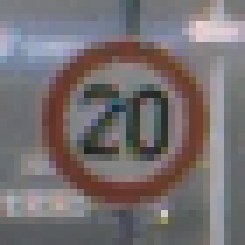
#> input picture NAVEGACION_AUTONOMA/Semana_7/dataset/Train/0/00000_00002_00011.png, 35 x 35 px (shown 7 times larger); its folder holds 2 pictures in this run
$ python retrain_svm.py
#> lines starting #> are read from the running program, lines starting #| are printed output that depends on the picture
"""
Reentrenamiento del SVM mezclando dataset INRIA original + capturas Webots.

Uso:
    python retrain_svm.py

Requiere haber ejecutado collect_training_data.py en Webots primero
para generar la carpeta training_data/.
"""
from skimage.feature import hog
from sklearn.svm import SVC
from sklearn.preprocessing import StandardScaler
from sklearn.pipeline import Pipeline
from sklearn.model_selection import cross_val_score, StratifiedKFold
import numpy as np
import cv2
import joblib
import os
import glob

SCRIPT_DIR   = os.path.dirname(os.path.abspath(__file__))
ORIG_NEG_DIR = os.path.join(SCRIPT_DIR, "human detection dataset", "0")
ORIG_POS_DIR = os.path.join(SCRIPT_DIR, "human detection dataset", "1")
NEW_POS_DIR  = os.path.join(SCRIPT_DIR, "training_data", "positive")
NEW_NEG_DIR  = os.path.join(SCRIPT_DIR, "training_data", "negative")
OUT_MODEL    = os.path.join(SCRIPT_DIR, "pedestrian_svm.joblib")

HOG_PARAMS = dict(
    orientations=11,
    pixels_per_cell=(16, 16),
    cells_per_block=(2, 2),
    transform_sqrt=False,
    feature_vector=True,
)


def load_folder(folder, label):
    paths = glob.glob(os.path.join(folder, "*.png")) + \
            glob.glob(os.path.join(folder, "*.jpg"))
    imgs, labels = [], []
    for p in paths:
        img = cv2.imread(p, cv2.IMREAD_GRAYSCALE)
        if img is None:
            continue
        img = cv2.resize(img, (64, 128))
        imgs.append(img)
        labels.append(label)
    return imgs, labels


def extract_hog(imgs):
    return np.array([hog(img, **HOG_PARAMS) for img in imgs])


print("Cargando dataset INRIA original…")
pos_imgs, pos_labels = load_folder(ORIG_POS_DIR, 1)
neg_imgs, neg_labels = load_folder(ORIG_NEG_DIR, 0)
#> call 2 of load_folder, with label = 0
#> in load_folder (call 2), `img = cv2.imread(p, cv2.IMREAD_GRAYSCALE)`:
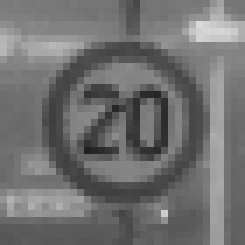
#> img: shape (35, 35) (shown 7 times larger); min 33, max 217, mean 112.5
#> in load_folder (call 2), `img = cv2.resize(img, (64, 128))`:
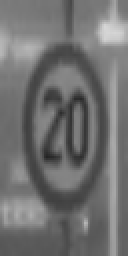
#> img: shape (128, 64) (shown 2 times larger); min 35, max 214, mean 112.3
#> pass 2 of the loop in load_folder, `for p in paths:`:
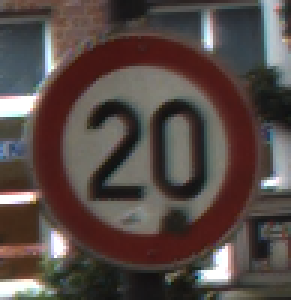
#> input picture NAVEGACION_AUTONOMA/Semana_7/dataset/Train/0/00000_00006_00027.png, 97 x 100 px (shown 3 times larger)
#> in load_folder (call 2), `img = cv2.imread(p, cv2.IMREAD_GRAYSCALE)`:
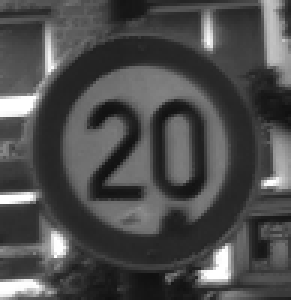
#> img: shape (100, 97) (shown 3 times larger); min 16, max 255, mean 76.7
#> in load_folder (call 2), `img = cv2.resize(img, (64, 128))`:
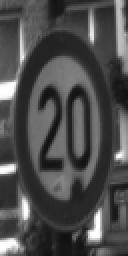
#> img: shape (128, 64) (shown 2 times larger); min 16, max 255, mean 76.6
#> neg_imgs = 2 items; neg_labels = [0, 0]
print(f"  INRIA  — positivos: {len(pos_imgs)}  negativos: {len(neg_imgs)}")
#|   INRIA  — positivos: 0  negativos: 2

print("Cargando capturas Webots…")
w_pos_imgs, w_pos_labels = load_folder(NEW_POS_DIR, 1) if os.path.isdir(NEW_POS_DIR) else ([], [])
w_neg_imgs, w_neg_labels = load_folder(NEW_NEG_DIR, 0) if os.path.isdir(NEW_NEG_DIR) else ([], [])
print(f"  Webots — positivos: {len(w_pos_imgs)}  negativos: {len(w_neg_imgs)}")

if len(w_pos_imgs) == 0:
    print("\n[AVISO] No se encontraron capturas Webots.")
    print("  Abre collect_data.wbt en Webots y ejecuta el controlador collect_training_data.")
    print("  Luego vuelve a correr este script.\n")

all_pos = pos_imgs + w_pos_imgs
all_neg = neg_imgs + w_neg_imgs
#> all_neg = 2 items
print(f"\nTotal — positivos: {len(all_pos)}  negativos: {len(all_neg)}")
#| Total — positivos: 0  negativos: 2

print("Extrayendo HOG…")
X_pos = extract_hog(all_pos)
X_neg = extract_hog(all_neg)
#> (the run stopped early here; a loop or call above may not have finished)
